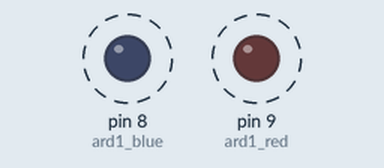
This sketch was run on a simulated Arduino Uno, built with avr-gcc and run on an emulated ATmega328P. Parts: output pins drawn as LEDs (lit = HIGH). Dashed ring = blinking.

Above: at 0.05 s.
Timing chart, 0 to 3.0 s (numbered marks = the images above):
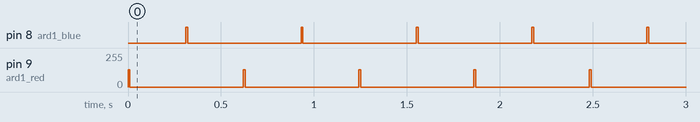

Measured:
- by itself, pin 8 (ard1_blue): alternates HIGH for 0.01 s and LOW for 0.61 s
- by itself, pin 9 (ard1_red): alternates 130/255 for 0.01 s and 0/255 for 0.61 s

The sketch:

Primary.ino
```cpp
const int bright01 = 130;
const int ard1_red = 9;
const int ard1_blue = 8;
const int glow01_on = 10;
const int glow01_off = 300;

void setup() {
  // put your setup code here, to run once:


pinMode(ard1_red, OUTPUT);
pinMode(ard1_blue, OUTPUT);
}

void loop() {
  // put your main code here, to run repeatedly:

analogWrite(ard1_red,bright01);
delay(glow01_on);
analogWrite(ard1_red,0);
delay(glow01_off);

digitalWrite(ard1_blue,HIGH);
delay(glow01_on);
digitalWrite(ard1_blue,LOW);
delay(glow01_off);

}
```
